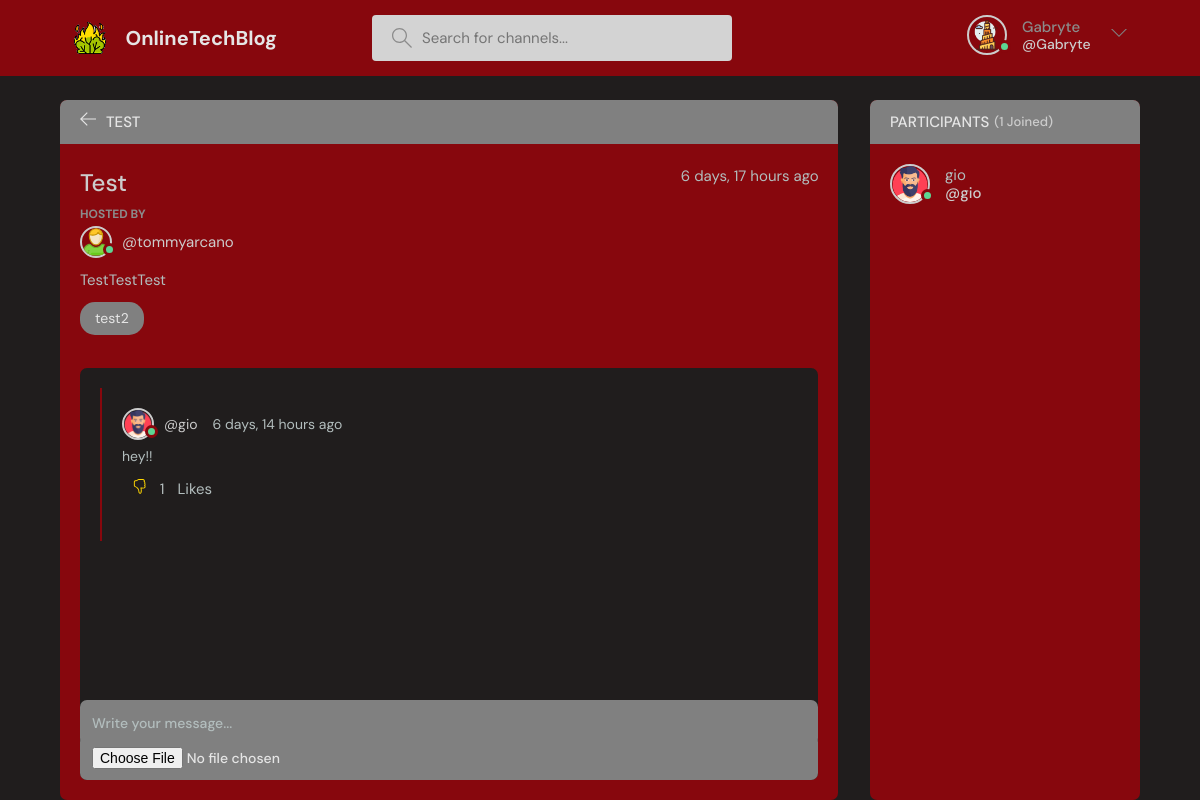
The page /room/4 (signed in) on the database as committed earlier.
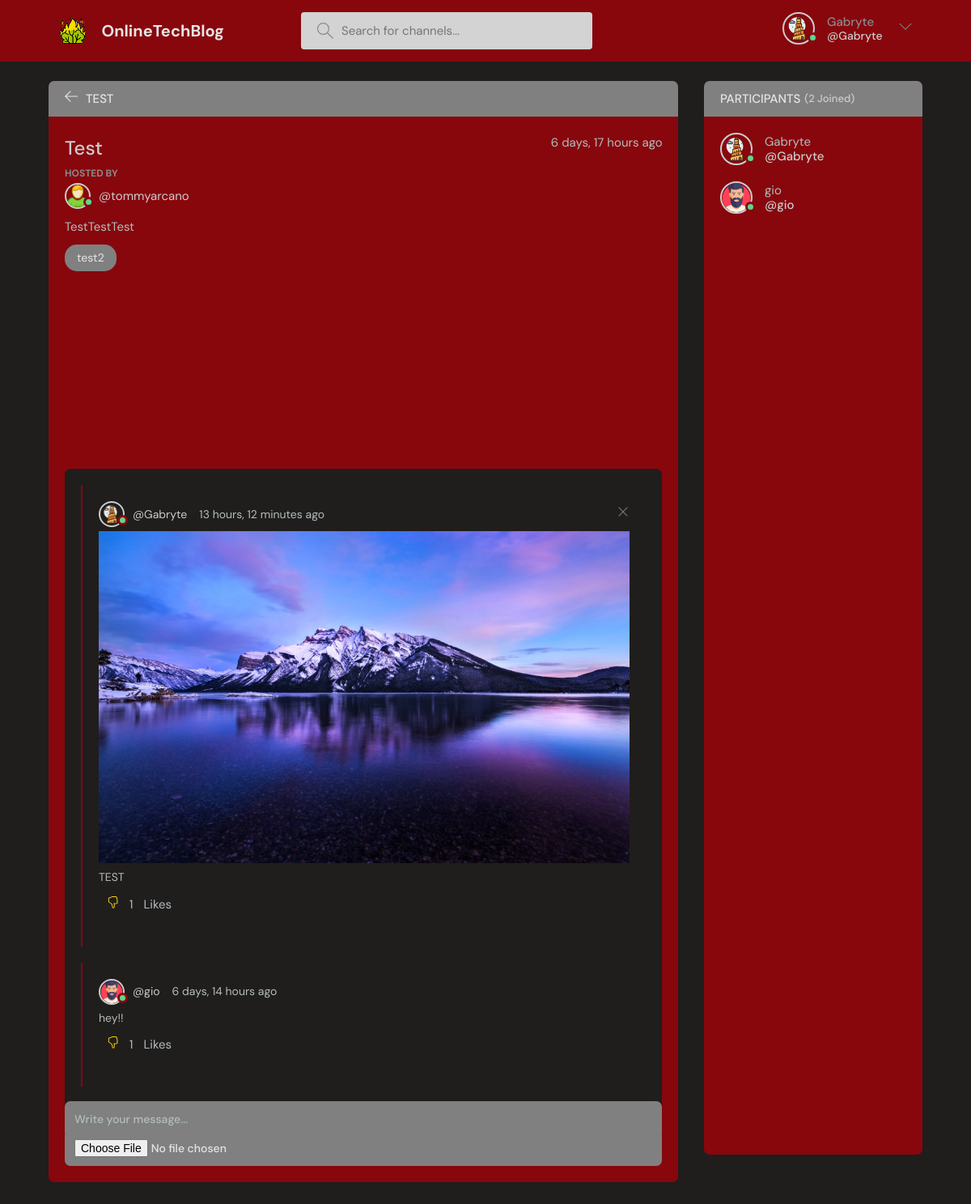
The same page on the database as committed later.
### baseProject/models.py (models this page shows, shortened)
class Message(models.Model):
    user = models.ForeignKey(User, on_delete=models.CASCADE)
    room = models.ForeignKey(Room, on_delete=models.CASCADE)
    body = models.TextField()
    image = models.ImageField(null=True, blank=True)
    updated = models.DateTimeField(auto_now=True)
    created = models.DateTimeField(auto_now_add=True)
    likes = models.ManyToManyField(User, related_name='comment')
    class Meta:
        ordering = ('-updated','-created')

class User(AbstractUser):
    name = models.CharField(max_length=200, null=True)
    surname = models.CharField(max_length=200, null=True)
    email = models.EmailField(unique=True,null=True)
    status = models.TextField(null=True)
    icon = models.ImageField(null=True, default="userBase.svg")
    showFriendsMessages = models.BooleanField(default=False)
    USERNAME_FIELD = 'email'
    REQUIRED_FIELDS = []

### baseProject/views.py (the view)
# urls.py: path('room/<str:pk>', views.room, name='room'),
def room(request, pk):
    room = Room.objects.get(id=pk)
    defaultLikeValue = True
    q = request.GET.get('q') if request.GET.get('q') != None else ''
    room_messages = room.message_set.all()
    participants = room.participants.all()
    if request.method == 'POST':
        if request.user.is_authenticated:
            if not room.friendsOnly or (room.friendsOnly and checkIfFriends(request.user, room.host)):
                if not request.POST.get('body') and not request.POST.get('image'):  # TODO check for image
                    return redirect('room', pk=room.id)
                else:
                    form = MessageForm(request.POST, request.FILES)
                    if form.is_valid():
                        msg = form.save(commit=False)
                        msg.user = request.user
                        msg.room = room
                        msg.save()
                        room.participants.add(request.user)
                    return redirect('room', pk=room.id)
            else:
                return render(request, 'baseProject/notFriends.html', {'room': room})
        else:
            return redirect('loginPage')
    elif request.method == 'GET':
        if request.user.is_authenticated:
            if q != '':
                msgToLike = Message.objects.get(id=q)
                if msgToLike:
                    if msgToLike.likes.filter(id=request.user.id).exists():
                        msgToLike.likes.remove(request.user)
                        defaultLikeValue = True
                    else:
                        msgToLike.likes.add(request.user)
                        defaultLikeValue = False
                return redirect('room', pk=room.id)
        else:
            return redirect('loginPage')
    context = {'room': room, 'room_messages': room_messages, 'participants': participants, 'def_lik': defaultLikeValue}
    return render(request, 'baseProject/room.html', context)

### baseProject/models.py (called while the page is built)
    def __str__(self):
        return self.name

### baseProject/templates/baseProject/room.html (shortened to what the changed rows need)
{% extends 'main.html' %}
{% block content %}
    <main class="profile-page layout layout--2">
        <div class="container">
            <div class="room">
                <div class="room__box scroll">
                    <div class="room__conversation">
                        <div class="threads scroll">
                            {% for message in room_messages %}
                                <div class="thread">
                                    <div class="thread__top">
                                        <div class="thread__author">
                                            <a href="{% url 'user-profile' message.user.id %}"
                                               class="thread__authorInfo">
                                                {% if message.user.is_authenticated %}
                                                    <div class="avatar avatar--small active">
                                                        <img src="{{ message.user.icon.url }}"/>
                                                    </div>
                                                {% else %}
                                                    <div class="avatar avatar--small">
                                                        <img src="{{ message.user.icon.url }}"/>
                                                    </div>
                                                {% endif %}
                                                <span>@{{ message.user.username }}</span>
                                            </a>
                                            <span class="thread__date">{{ message.created|timesince }} ago</span>
                                        </div>
                                        {% if request.user == message.user %}
                                            <a href="{% url 'delete-comment' message.id %}">
                                                <div class="thread__delete">
                                                    <svg version="1.1" xmlns="http://www.w3.org/2000/svg" width="32"
                                                         height="32" viewBox="0 0 32 32">
                                                        <title>remove</title>
                                                        <path
                                                                d="M27.314 6.019l-1.333-1.333-9.98 9.981-9.981-9.981-1.333 1.333 9.981 9.981-9.981 9.98 1.333 1.333 9.981-9.98 9.98 9.98 1.333-1.333-9.98-9.98 9.98-9.981z"
                                                        ></path>
                                                    </svg>
                                                </div>
                                            </a>
                                        {% endif %}
                                    </div>
                                    <div class="thread__details">
                                        {% if message.image %}
                                            <img src="{{ message.image.url }}">
                                        {% endif %}
                                        {{ message.body }}
                                    </div>
                                    <div class="like-containers">
                                        <form action="{% url 'room' room.id %}" method="GET">
                                            {% if request.user in message.likes.all %}
                                                <button name="q" value="{{ message.id }}">
                                                </button>
                                            {% endif %}
                                        </form>
                                        <p>{{ message.likes.count }}<p>
                                        <small>Likes</small>
                                    </div>
                                </div>
                            {% endfor %}
                        </div>
                    </div>
                </div>
            </div>
            <div class="participants">
                <h3 class="follower__top">Participants <span>({{ participants.count }} Joined)</span></h3>
                <div class="participants__list scroll">
                    {% for user in participants %}
                        <a href="{% url 'user-profile' user.id %}" class="participant">
                            {% if user.is_authenticated %}
                                <div class="avatar avatar--medium active">
                                    <img src="{{ user.icon.url }}"/>
                                </div>
                            {% else %}
                                <div class="avatar avatar--medium">
                                    <img src="{{ user.icon.url }}"/>
                                </div>
                            {% endif %}
                            <p>
                                {{ user.username }}
                                <span>@{{ user.username }}</span>
                            </p>
                        </a>
                    {% endfor %}
                </div>
            </div>
        </div>
    </main>
{% endblock content %}

### templates/header.html (shortened to what this page needs)
{% load static %}
    <header class="header header--loggedIn">
      <div class="container">
        <a href="{% url 'home' %}" class="LOGO">
          <img src="{% static  'images/tower.png' %}" />
          <h1>OnlineTechBlog</h1>
        </a>
        <form class="searchBar" method="GET" action="{% url 'home'  %}">
          <label>
            <input name="q" placeholder="Search for channels..." />
          </label>
        </form>
        <nav class="header__menu">
          {% if request.user.is_authenticated %}
          <div class="UserOptions">
            <a href="{% url 'user-profile' request.user.id %}">
              <div class="avatar avatar--medium active">
                <img src="{{request.user.icon.url}}" />
              </div>
              <p>{{ request.user.username }} <span>@{{ request.user.username }}</span></p>
            </a>
            <button class="dropdown-button">
              <svg version="1.1" xmlns="http://www.w3.org/2000/svg" width="32" height="32" viewBox="0 0 32 32">
                <title>chevron-down</title>
                <path d="M16 21l-13-13h-3l16 16 16-16h-3l-13 13z"></path>
              </svg>
            </button>
          </div>
              {% else %}
           <a href="{% url 'loginPage' %}">
            <img src="{% static 'images/emptyusericon.svg' %}"/>
            <p>Login</p>
          </a>
           {% endif %}
        </nav>
      </div>
    </header>

Rows that differ between the two databases and show on the page:
now on one of the page's lists (row unchanged): User: username "Gabryte"
added Message: user.icon (picture), user.username "Gabryte", created "13 hours, 12 minutes", image (picture), body "TEST", likes.count "1"
Other text that changed with them:
{{ participants.count }}: "1" → "2"
